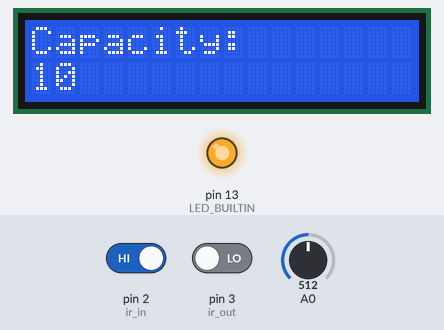
The sketch below on a simulated Arduino Uno, built with avr-gcc and run on an emulated ATmega328P. On the bench: 16×2 character LCD, output pins drawn as LEDs (lit = HIGH). The inputs (shaded band) are chosen by the test bench; at power-on: A0 = 512, pin 2 (ir_in) HIGH, pin 3 (ir_out) LOW. What the sketch prints to the serial monitor is not drawn.

Above: at 1.2 s.
1.3 s: A0 set to 440
At 2.0 s:
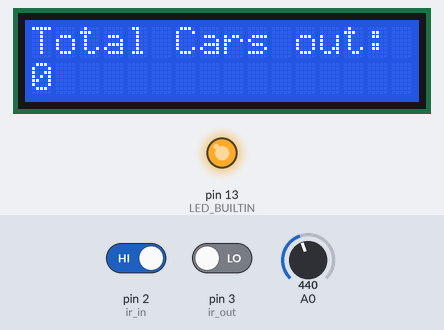
4.3 s: A0 set to 240
At 5.5 s:
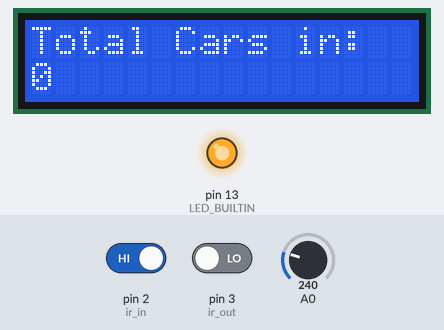
5.8 s: pin 2 (ir_in) driven LOW
At 7.0 s:
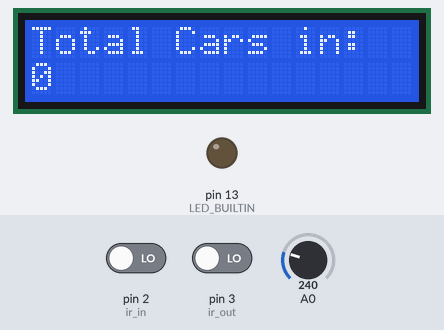
8.8 s: pin 3 (ir_out) driven HIGH
At 9.6 s:
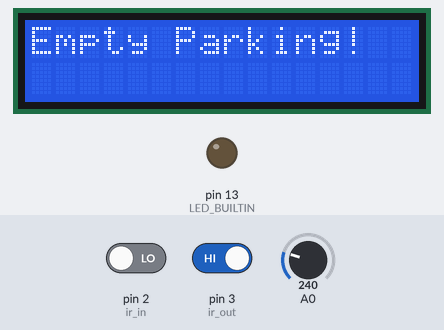
11.8 s: pin 3 (ir_out) driven LOW
14.8 s: pin 2 (ir_in) driven HIGH
At 15.6 s:
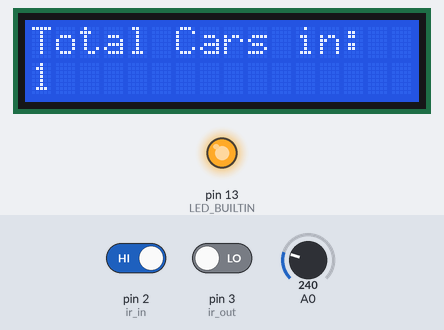
Timing chart, 0 to 17.8 s (numbered marks = the images above; inputs shaded):
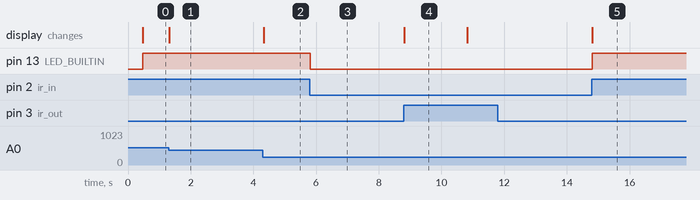

The sketch:

sketch_dec28a_v4.ino
```cpp
#include <LiquidCrystal.h>
#define btnRIGHT  0
#define btnUP     1
#define btnDOWN   2
#define btnLEFT   3
#define btnSELECT 4
#define btnNONE   5

#define INCOME 0
#define CARS_INSIDE 1
#define TOTAL_CAPACITY 2
#define TOTAL_IN 3
#define TOTAL_OUT 4
#define WELCOME_SCREEN -1
#define FULL_CAPACITY -2
#define EMPTY_PARKING -3
int ir_out = 3,ir_in = 2;
bool flag = false;
int menu = -1, prevMenu;
int income = 0, total_capacity = 10, cars_inside = 0, total_cars_in = 0, total_cars_out = 0;
LiquidCrystal lcd(8, 9, 4, 5, 6, 7);
void setup() {
  // put your setup code here, to run once:
  Serial.begin(9600);
  pinMode(ir_in, INPUT);
  pinMode(ir_out, INPUT);
  pinMode(LED_BUILTIN, OUTPUT);
  lcd.begin(16, 2);
  lcd.clear();
  lcd.setCursor(0,0);
  lcd.print("Welcome to ");
  lcd.setCursor(0,1);
  lcd.print("parking");
// Print a message to the LCD.

  lcd.noAutoscroll();
}

void car_in()
{
  if(cars_inside == total_capacity)
  {
    prevMenu = menu;
    menu = FULL_CAPACITY;
  }
  else
  {
    total_cars_in ++;
    cars_inside ++;
  }
}
void car_out()
{
  if(cars_inside == 0)
  {
    prevMenu = menu;
    menu = EMPTY_PARKING;
  }
  else
  {
    total_cars_out ++;
    cars_inside --;
    income += 5;
  }
}


void print_menu()
{
  lcd.clear();
  if (menu == INCOME)
  {
    lcd.setCursor(0,0);
    lcd.print("INCOME: ");
    lcd.setCursor(0,1);
    lcd.print(income);
    lcd.print("$");
  }
  if (menu == TOTAL_IN)
  {
    lcd.setCursor(0,0);
    lcd.print("Total Cars in: ");
    lcd.setCursor(0,1);
    lcd.print(total_cars_in);
  }
  if (menu == TOTAL_OUT)
  {
    lcd.setCursor(0,0);
    lcd.print("Total Cars out: ");
    lcd.setCursor(0,1);
    lcd.print(total_cars_out);
  }
  if (menu == TOTAL_CAPACITY)
  {
    lcd.setCursor(0,0);
    lcd.print("Capacity: ");
    lcd.setCursor(0,1);
    lcd.print(total_capacity);
  }
  if (menu == CARS_INSIDE)
  {
    lcd.setCursor(0,0);
    lcd.print("Cars Inside: ");
    lcd.setCursor(0,1);
    lcd.print(cars_inside);
  }
  if (menu == FULL_CAPACITY)
  {
    lcd.setCursor(0,0);
    lcd.print("Full Capacity!");
    delay(2000);
    menu=prevMenu;
    print_menu();
  }
  if (menu == EMPTY_PARKING)
  {
    lcd.setCursor(0,0);
    lcd.print("Empty Parking!");
    delay(2000);
    menu=prevMenu;
    print_menu();
  }
}


int read_LCD_buttons()
{
 int key = analogRead(0);
 if (key > 1000) return btnNONE;
 if (key < 50)   return btnRIGHT;
 if (key < 250)  return btnUP;
 if (key < 450)  return btnDOWN;
 if (key < 650)  return btnLEFT;
 if (key < 850)  return btnSELECT;
 return btnNONE;
}
void handle_button()
{
 int lcd_key = read_LCD_buttons();
 switch (lcd_key)
 {
   case btnRIGHT:
     {
     menu = INCOME;
     print_menu();
     break;
     }
   case btnLEFT:
     {
     menu = TOTAL_CAPACITY;
     print_menu();
     break;
     }
   case btnUP:
     {
       menu = TOTAL_IN;
       print_menu();
     break;
     }
   case btnDOWN:
     {
     menu = TOTAL_OUT;
     print_menu();
     break;
     }
   case btnSELECT:
     {
     menu = CARS_INSIDE;
     print_menu();
     break;
     }
     case btnNONE:
     {
     break;
     }
 }

}
void loop() {
  // put your main code here, to run repeatedly:
  int read_ir_in = digitalRead(ir_in);
  int read_ir_out = digitalRead(ir_out);

  if( read_ir_in ==0 && read_ir_out == 0)
  {
    Serial.println("Car");
    flag = true;
  }
  else if(flag)
  {
    flag = false;
    if (read_ir_in == 1 && read_ir_out == 0)
     car_in();
    else if(read_ir_out == 1 && read_ir_in == 0)
      car_out();
    print_menu();
  }
  if(menu == WELCOME_SCREEN)
  {
    lcd.scrollDisplayRight();
    delay(400);
  }
  handle_button();
  digitalWrite(LED_BUILTIN,read_ir_in);


}
```

Measured:
- after the input at 1.3 s, the display: changes at once (image 1)
- after the input at 4.3 s, the display: changes at once (image 2)
- after the input at 5.8 s, pin 13 (LED_BUILTIN): HIGH → LOW at once
- after the input at 8.8 s, the display: changes at once (image 4)
- after the input at 11.8 s, every drawn part: stays the same
- after the input at 14.8 s, pin 13 (LED_BUILTIN): LOW → HIGH at once; the display: changes at once (image 5)
- what the display in image 4 shows lasts 2.0 s, from 8.8 s to 10.8 s
